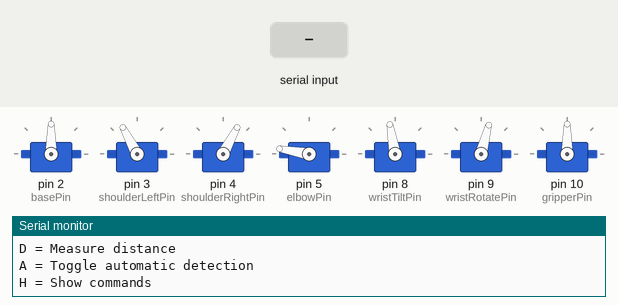
Recording of a sketch running on a simulated Arduino Uno, built with avr-gcc and run on an emulated ATmega328P. On the bench: 7 × servo, the last lines printed to the serial monitor. The inputs (shaded band) are chosen by the test bench.

Above: at 1.4 s.
1.5 s: "R" received over Serial
At 2.65 s:
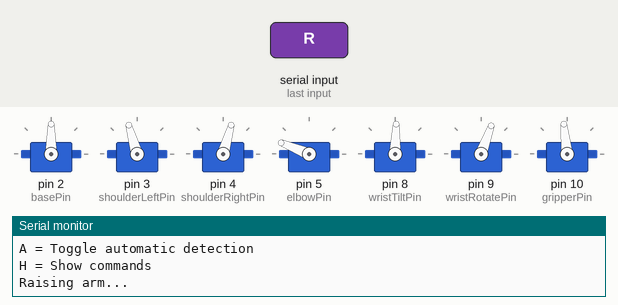
At 3.86 s:
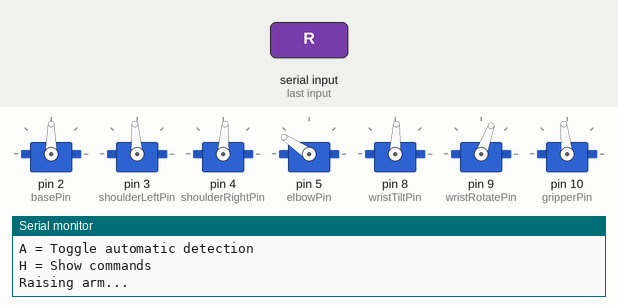
7.5 s: "P" received over Serial
At 10.29 s:
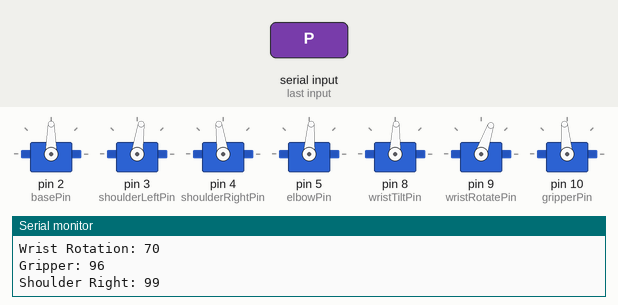
Timing chart, 0 to 20.2 s (numbered marks = the images above; inputs shaded):
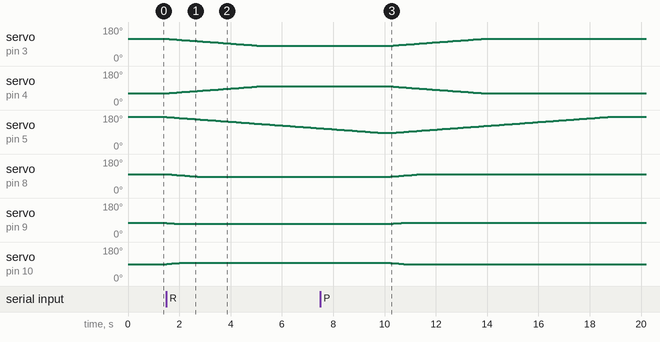

Measured:
- after the input at 1.5 s, servo on pin 3 (shoulderLeftPin): moves from 118° to 81° over 3.6 s, starting at once; servo on pin 4 (shoulderRightPin): moves from 62° to 99° over 3.6 s, starting at once
- after the input at 7.5 s, servo on pin 3 (shoulderLeftPin): moves from 81° to 118° over 3.6 s, starting after 2.7 s; servo on pin 4 (shoulderRightPin): moves from 99° to 62° over 3.6 s, starting after 2.7 s

The sketch:

arduino_robotic_arm_automatic_pickup.ino
```cpp
#include <Servo.h>

// ==========================================
// ROBOTIC ARM - AUTOMATIC PICKUP
// Arduino Uno - 7 Servos + HC-SR04
// ==========================================

// Servo objects
Servo base;
Servo shoulderLeft;
Servo shoulderRight;
Servo elbow;
Servo wristTilt;
Servo wristRotate;
Servo gripper;

// Servo pins
const int basePin = 2;
const int shoulderLeftPin = 3;
const int shoulderRightPin = 4;
const int elbowPin = 5;
const int wristTiltPin = 8;
const int wristRotatePin = 9;
const int gripperPin = 10;

// HC-SR04 pins
const int trigPin = 6;
const int echoPin = 7;

// Six controllable joints
const int JOINTS = 6;

// Joint index:
// 0 = Base
// 1 = Shoulder (two synchronized servos)
// 2 = Elbow
// 3 = Wrist Tilt
// 4 = Wrist Rotation
// 5 = Gripper

// Calibrated parked/pickup position
const int parkPose[JOINTS] = {
  90, 118, 170, 100, 75, 90
};

// Calibrated vertical/lift position
const int verticalPose[JOINTS] = {
  90, 81, 85, 87, 70, 96
};

// Joint limits
const int minAngle[JOINTS] = {
  70, 75, 80, 75, 60, 80
};

const int maxAngle[JOINTS] = {
  110, 125, 175, 110, 100, 100
};

// Current positions
int angles[JOINTS] = {
  90, 118, 170, 100, 75, 90
};

// Gripper calibration
const int gripperOpen = 80;
const int gripperClosed = 94;

// Movement speed
const int startupDelay = 100;
const int normalDelay = 30;
const int autoMoveDelay = 40;

// Detection settings
const float detectionMin = 5.0;
const float detectionMax = 20.0;

bool autoDetection = false;

unsigned long lastScan = 0;
int detectionCount = 0;

int selectedJoint = 0;

const char* names[JOINTS] = {
  "Base",
  "Shoulder",
  "Elbow",
  "Wrist Tilt",
  "Wrist Rotation",
  "Gripper"
};

// ==========================================
// WRITE JOINT POSITION
// ==========================================

void writeJoint(int joint, int angle) {

  switch (joint) {

    case 0:
      base.write(angle);
      break;

    case 1:
      shoulderLeft.write(angle);
      shoulderRight.write(180 - angle);
      break;

    case 2:
      elbow.write(angle);
      break;

    case 3:
      wristTilt.write(angle);
      break;

    case 4:
      wristRotate.write(angle);
      break;

    case 5:
      gripper.write(angle);
      break;
  }
}

// ==========================================
// MOVE ONE JOINT
// ==========================================

void moveJoint(int joint, int target, int stepDelay) {

  target = constrain(
    target,
    minAngle[joint],
    maxAngle[joint]
  );

  while (angles[joint] != target) {

    if (angles[joint] < target) {
      angles[joint]++;
    }
    else {
      angles[joint]--;
    }

    writeJoint(joint, angles[joint]);
    delay(stepDelay);
  }

  Serial.print(names[joint]);
  Serial.print(": ");
  Serial.println(angles[joint]);
}

// ==========================================
// MOVE ALL JOINTS TO A POSE
// ==========================================

void moveToPose(const int target[JOINTS],
                int stepDelay) {

  int safeTarget[JOINTS];

  for (int i = 0; i < JOINTS; i++) {

    safeTarget[i] = constrain(
      target[i],
      minAngle[i],
      maxAngle[i]
    );
  }

  bool moving = true;

  while (moving) {

    moving = false;

    for (int i = 0; i < JOINTS; i++) {

      if (angles[i] < safeTarget[i]) {
        angles[i]++;
        moving = true;
      }
      else if (angles[i] > safeTarget[i]) {
        angles[i]--;
        moving = true;
      }

      writeJoint(i, angles[i]);
    }

    delay(stepDelay);
  }

  Serial.println("Movement complete.");
}

// ==========================================
// MOVE ARM WHILE KEEPING GRIPPER FIXED
// ==========================================

void moveArmToPose(const int target[JOINTS],
                   int stepDelay) {

  int newPose[JOINTS];

  for (int i = 0; i < JOINTS; i++) {
    newPose[i] = target[i];
  }

  // Do not rotate the base
  newPose[0] = 90;

  // Preserve current gripper position
  newPose[5] = angles[5];

  moveToPose(newPose, stepDelay);
}

// ==========================================
// MEASURE ULTRASONIC DISTANCE
// ==========================================

float measureDistance() {

  digitalWrite(trigPin, LOW);
  delayMicroseconds(2);

  digitalWrite(trigPin, HIGH);
  delayMicroseconds(10);
  digitalWrite(trigPin, LOW);

  unsigned long duration =
    pulseIn(echoPin, HIGH, 30000UL);

  if (duration == 0) {
    return -1;
  }

  return duration * 0.0343 / 2.0;
}

// ==========================================
// AUTOMATIC PICKUP DEMONSTRATION
// ==========================================

void automaticPickup() {

  Serial.println();
  Serial.println("========================");
  Serial.println("AUTOMATIC PICKUP STARTED");
  Serial.println("========================");

  // Allow time to remove hand
  Serial.println("Remove your hand!");
  delay(2000);

  // Step 1: Open gripper
  Serial.println("Opening gripper...");

  moveJoint(
    5,
    gripperOpen,
    normalDelay
  );

  delay(500);

  // Step 2: Lower arm to pickup position
  Serial.println("Moving to pickup position...");

  moveArmToPose(
    parkPose,
    autoMoveDelay
  );

  delay(700);

  // Step 3: Close gripper
  Serial.println("Gripping object...");

  moveJoint(
    5,
    gripperClosed,
    normalDelay
  );

  delay(1000);

  // Step 4: Lift object
  Serial.println("Lifting object...");

  moveArmToPose(
    verticalPose,
    autoMoveDelay
  );

  delay(1500);

  // Step 5: Lower object
  Serial.println("Lowering object...");

  moveArmToPose(
    parkPose,
    autoMoveDelay
  );

  delay(700);

  // Step 6: Release object
  Serial.println("Releasing object...");

  moveJoint(
    5,
    gripperOpen,
    normalDelay
  );

  delay(1000);

  // Step 7: Return to vertical
  Serial.println("Returning to vertical...");

  moveArmToPose(
    verticalPose,
    autoMoveDelay
  );

  Serial.println();
  Serial.println("AUTOMATIC PICKUP COMPLETE");
  Serial.println("========================");
}

// ==========================================
// PRINT POSITIONS
// ==========================================

void printPositions() {

  Serial.println();
  Serial.println("CURRENT POSITIONS:");

  for (int i = 0; i < JOINTS; i++) {

    Serial.print(names[i]);
    Serial.print(": ");
    Serial.println(angles[i]);
  }

  Serial.print("Shoulder Right: ");
  Serial.println(180 - angles[1]);
}

// ==========================================
// PRINT COMMANDS
// ==========================================

void printHelp() {

  Serial.println();
  Serial.println("ROBOTIC ARM COMMANDS");
  Serial.println("----------------------");

  Serial.println("R = Raise to vertical");
  Serial.println("P = Park arm");
  Serial.println("1-6 = Select joint");
  Serial.println("+ = Increase angle");
  Serial.println("- = Decrease angle");
  Serial.println("p = Print positions");
  Serial.println("D = Measure distance");
  Serial.println("A = Toggle automatic detection");
  Serial.println("H = Show commands");
}

// ==========================================
// SETUP
// ==========================================

void setup() {

  Serial.begin(9600);

  pinMode(trigPin, OUTPUT);
  pinMode(echoPin, INPUT);

  digitalWrite(trigPin, LOW);

  // Initialize parked position
  for (int i = 0; i < JOINTS; i++) {

    angles[i] = parkPose[i];
    writeJoint(i, angles[i]);
  }

  // Attach servos
  base.attach(basePin);
  shoulderLeft.attach(shoulderLeftPin);
  shoulderRight.attach(shoulderRightPin);
  elbow.attach(elbowPin);
  wristTilt.attach(wristTiltPin);
  wristRotate.attach(wristRotatePin);
  gripper.attach(gripperPin);

  Serial.println();
  Serial.println("ROBOTIC ARM INITIALIZED");
  Serial.println("Expected position: PARKED");

  printHelp();
}

// ==========================================
// MAIN LOOP
// ==========================================

void loop() {

  // ----------------------------------------
  // SERIAL COMMANDS
  // ----------------------------------------

  if (Serial.available() > 0) {

    char command = Serial.read();

    if (command >= '1' && command <= '6') {

      selectedJoint = command - '1';

      Serial.print("Selected: ");
      Serial.println(names[selectedJoint]);
    }

    else if (command == '+') {

      moveJoint(
        selectedJoint,
        angles[selectedJoint] + 1,
        normalDelay
      );
    }

    else if (command == '-') {

      moveJoint(
        selectedJoint,
        angles[selectedJoint] - 1,
        normalDelay
      );
    }

    else if (command == 'R') {

      autoDetection = false;
      detectionCount = 0;

      Serial.println("Raising arm...");

      moveToPose(
        verticalPose,
        startupDelay
      );

      printPositions();
    }

    else if (command == 'P') {

      autoDetection = false;
      detectionCount = 0;

      Serial.println("Parking arm...");

      moveToPose(
        parkPose,
        startupDelay
      );

      printPositions();
    }

    else if (command == 'p') {

      printPositions();
    }

    else if (command == 'D') {

      float distance = measureDistance();

      if (distance < 0) {

        Serial.println("No echo detected");
      }
      else {

        Serial.print("Distance: ");
        Serial.print(distance);
        Serial.println(" cm");
      }
    }

    else if (command == 'A') {

      autoDetection = !autoDetection;
      detectionCount = 0;
      lastScan = millis();

      if (autoDetection) {

        Serial.println(
          "Automatic detection ENABLED"
        );
      }
      else {

        Serial.println(
          "Automatic detection DISABLED"
        );
      }
    }

    else if (command == 'H') {

      printHelp();
    }
  }

  // ----------------------------------------
  // AUTOMATIC DETECTION
  // ----------------------------------------

  if (autoDetection &&
      millis() - lastScan >= 150) {

    lastScan = millis();

    float distance = measureDistance();

    if (distance >= detectionMin &&
        distance <= detectionMax) {

      detectionCount++;

      if (detectionCount >= 3) {

        Serial.println();
        Serial.println("HAND DETECTED!");

        Serial.print("Distance: ");
        Serial.print(distance);
        Serial.println(" cm");

        // Disable detection during movement
        autoDetection = false;
        detectionCount = 0;

        // Run automatic pickup
        automaticPickup();
      }
    }
    else {

      detectionCount = 0;
    }
  }
}
```
